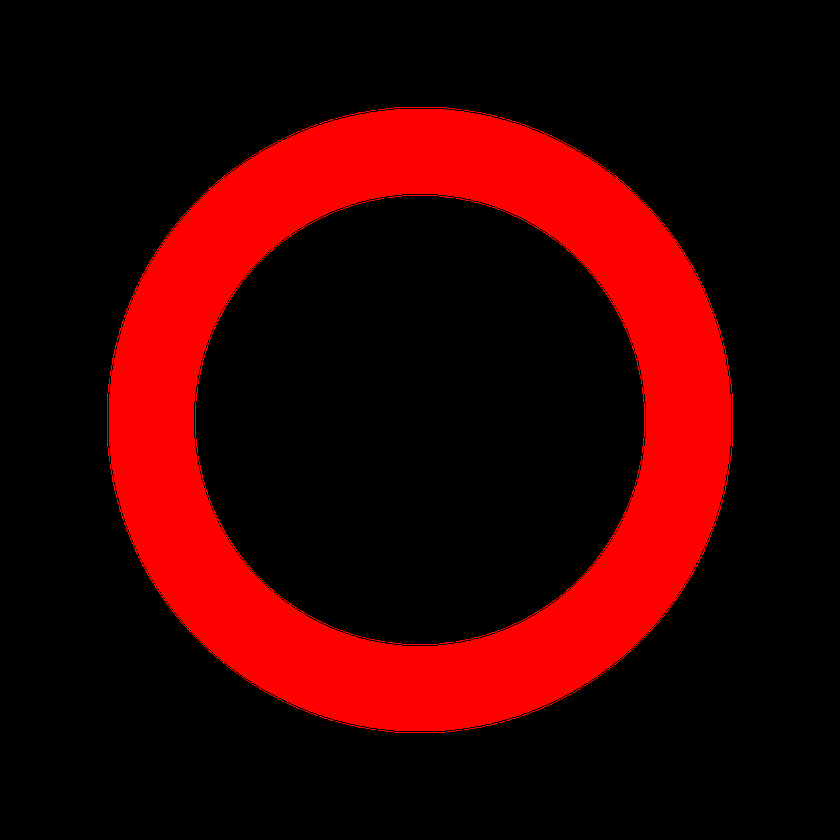
#> input picture red_circle_hole.png, 840 x 840 px, shrunk from 1200 x 1200 before the run
$ python simple_blob_detector.py
#> lines starting #> are read from the running program, lines starting #| are printed output that depends on the picture; after the words box and inside, x2 and y2 are one past the last pixel; in counts of white or black regions, pixels touching at a corner belong together
import numpy as np
import cv2 as cv
img = cv.imread('red_circle_hole.png',0)
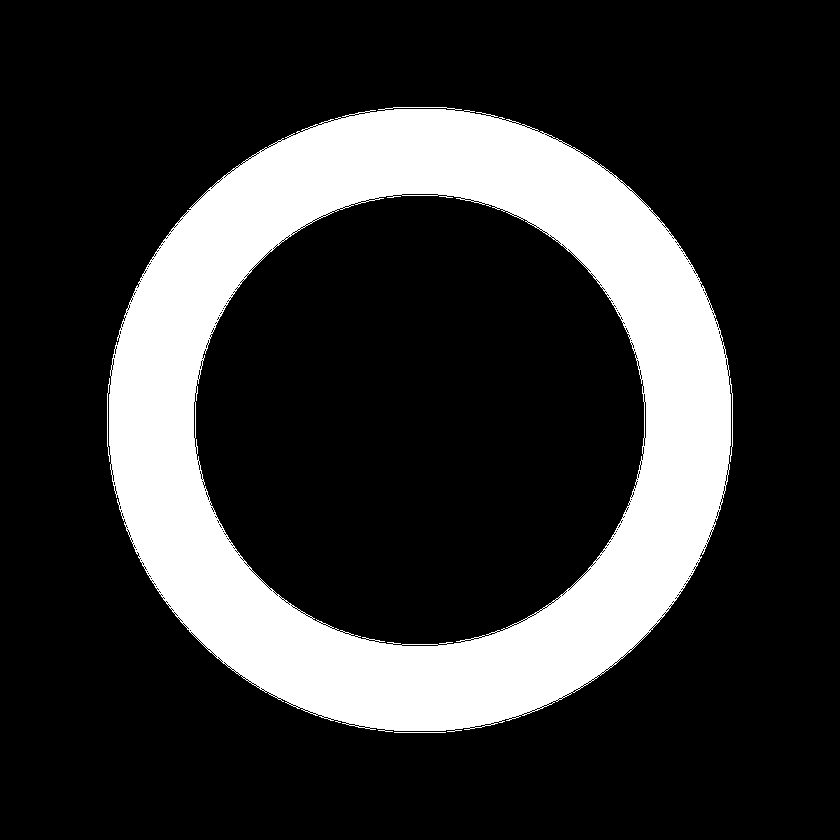
#> img: shape (840, 840); values 0 (black) and 76 (white), 20.9% white; 2 white regions, box (x1, y1, x2, y2) and area: (107, 107, 733, 732) 147372, (394, 732, 446, 733) 52
img = cv.medianBlur(img,9)
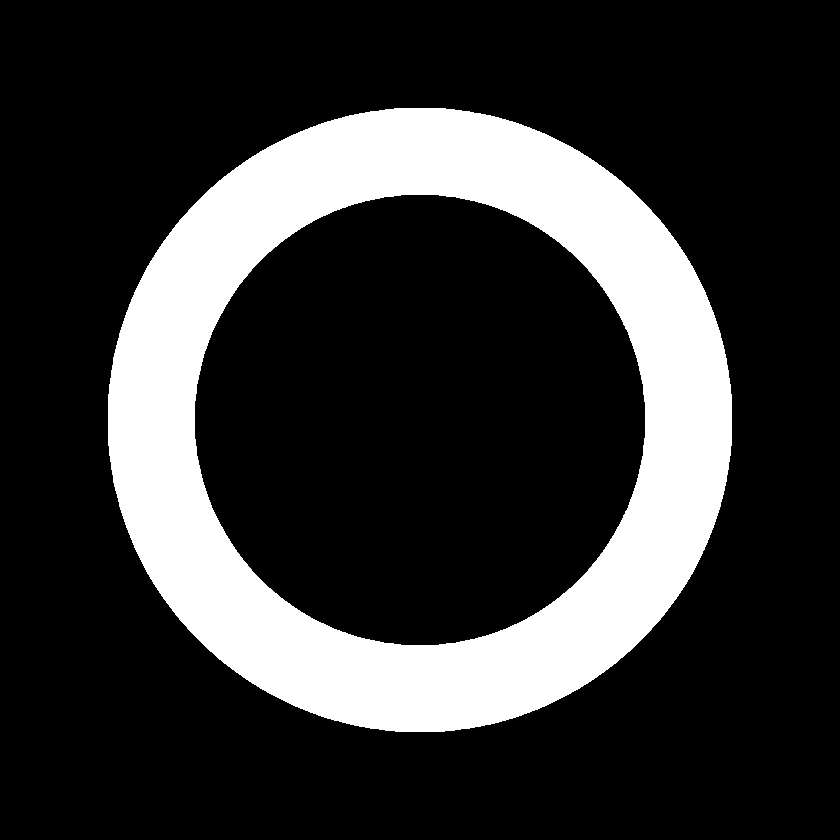
#> img: shape (840, 840); values 0 (black) and 76 (white), 20.9% white; 1 white region, box (x1, y1, x2, y2) and area: (108, 108, 732, 732) 147442
cimg = cv.cvtColor(img,cv.COLOR_GRAY2BGR)
circles = cv.HoughCircles(img,cv.HOUGH_GRADIENT,1,20,
                            param1=50,param2=30,minRadius=0,maxRadius=0)
#> circles = 22 rows, first 8: [419.5, 419.5, 312], [440.5, 410.5, 290.3], [410.5, 437.5, 292.6], [441.5, 430.5, 288.5], [399.5, 416.5, 292.8], [420.5, 398.5, 292.3], [399.5, 459.5, 267.9], [432.5, 376.5, 268]
circles = np.uint16(np.around(circles))
#> circles = 22 rows, first 8: [420, 420, 312], [440, 410, 290], [410, 438, 293], [442, 430, 288], [400, 416, 293], [420, 398, 292], [400, 460, 268], [432, 376, 268]
for i in circles[0,:]:
    # draw the outer circle
    cv.circle(cimg,(i[0],i[1]),i[2],(0,255,0),2)
    # draw the center of the circle
    cv.circle(cimg,(i[0],i[1]),2,(0,0,255),3)
#> this loop made 22 passes
#> i on passes 1 to 12: [420, 420, 312], [440, 410, 290], [410, 438, 293], [442, 430, 288], [400, 416, 293], [420, 398, 292], [400, 460, 268], [432, 376, 268], [406, 376, 268], [374, 428, 266], [464, 430, 268], [464, 410, 268]
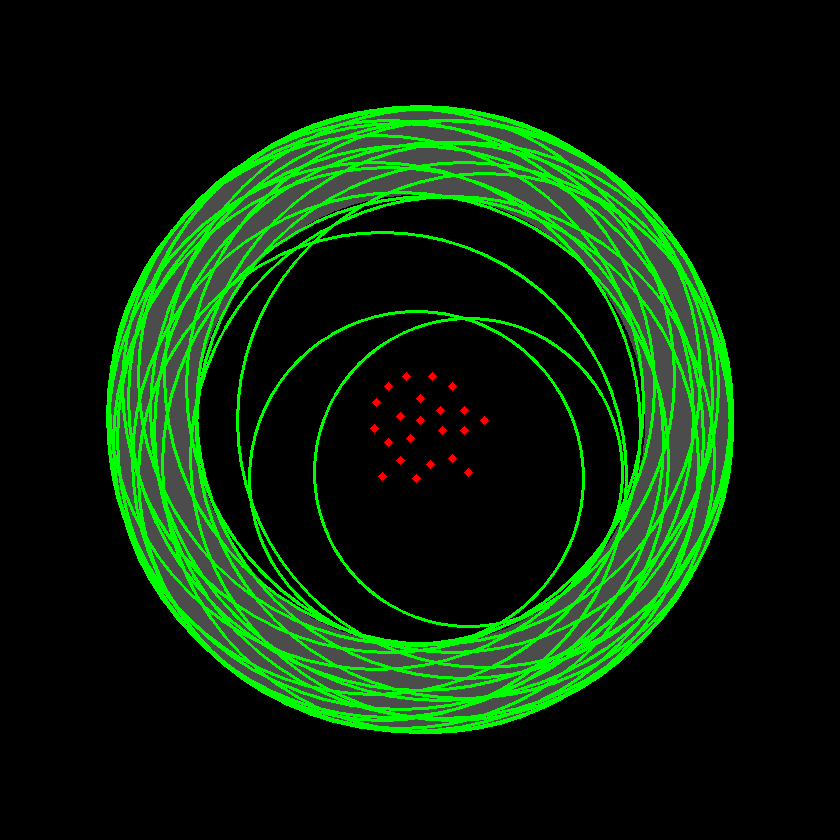
#> cimg: shape (840, 840, 3); mean B, G, R 9, 38.3, 9.4
cv.imshow('detected circles',cimg)
cv.waitKey(0)
cv.destroyAllWindows()
